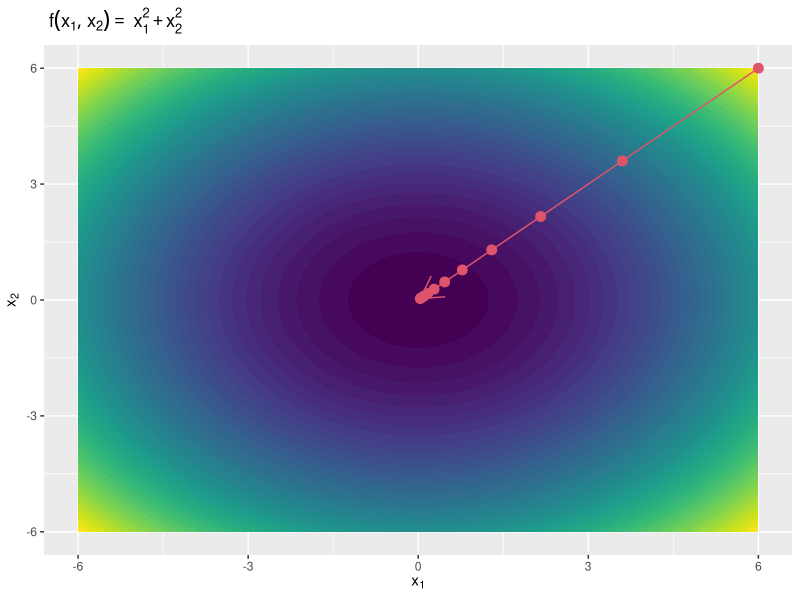

Recreate this plot in R.
setwd('~/Desktop/贝叶斯统计与计算/预习R代码/L10')

# 随机梯度下降法(Stochastic Gradient Descent)
# 广泛用于训练机器学习的各种模型
# 所有有监督机器学习算法的目标都是最好地估计一个将输入数据X映射到输出变量的目标函数
# 需要进行优化以找到一组系数，从而得到目标函数的最佳估计
# 损失函数(Cost function)

# 梯度下降法(Gradient descent)
# 梯度下降法是一种迭代优化算法
# 当尝试最小化函数f时，明显应选择下降最快的方向去优化函数

# Gradient descent algorithm in R
f <- function(x, y) {
  x^2 + y^2
}
dx <- function(x, y) {
  2 * x
}
dy <- function(x, y) {
  2 * y
}

num_iter <- 10
learning_rate <- 0.2 # 学习率/步长
x_val <- 6
y_val <- 6
updates_x <- c(x_val, rep(NA, num_iter))
updates_y <- c(y_val, rep(NA, num_iter))
updates_z <- c(f(x_val, y_val), rep(NA, num_iter))

# iterate
for (i in 1:num_iter) {
  dx_val = dx(x_val, y_val)
  dy_val = dy(x_val, y_val)
  x_val <- x_val - learning_rate * dx_val
  y_val <- y_val - learning_rate * dy_val
  z_val <- f(x_val, y_val)
  updates_x[i + 1] <- x_val
  updates_y[i + 1] <- y_val
  updates_z[i + 1] <- z_val
}

# plotting
m <- data.frame(x = updates_x, y = updates_y)
x <- seq(-6, 6, length = 100)
y <- x
g <- expand.grid(x, y)
z <- f(g[, 1], g[, 2])
f_long <- data.frame(x = g[, 1], y = g[, 2], z = z)
library(ggplot2)
# geom_contour_filled: 在2D图像中呈现3D可视化效果
# geom_path(): 将观测结果按照它们在数据中出现的顺序连接起来
ggplot(f_long, aes(x, y, z = z)) + geom_contour_filled(aes(fill = stat(level)), bins = 50) + 
  guides(fill = FALSE) + geom_path(data = m, aes(x, y, z = 0), col = 2, arrow = arrow()) + 
  geom_point(data = m, aes(x, y, z = 0), size = 3, col = 2) + xlab(expression(x[1])) + 
  ylab(expression(x[2])) + ggtitle(parse(text = paste0("~ f(x[1],x[2]) == ~ x[1]^2 + x[2]^2")))

# Gradient descent for linear regression in R
# Generate some data
beta0 <- 1
beta1 <- 3
sigma <- 1
n <- 10000
x <- rnorm(n, 3, 1)
y <- beta0 + x * beta1 + rnorm(n, mean = 0, sd = sigma)
X <- cbind(1, x)
# 生成一个n*2的矩阵，第一列均为1，第二列为x

# Make the cost function
lm.cost <- function(X, y, beta) {
  n <- length(y)
  loss <- sum((X %*% beta - y)^2) / (2 * n)
  return(loss)
}

# Calculate the gradient
lm.cost.grad <- function(X, y, beta) {
  n <- length(y)
  gradient <- (1/n) * (t(X) %*% (X %*% beta - y))
  # t(): 转置矩阵
  return(gradient)
}

graddesc.lm <- function(X, y, beta.init, alpha = 0.1, tol = 1e-05, max.iter = 100) {
  beta.old <- beta.init
  J <- betas <- list()
  # J: 用来存储每次迭代中损失函数值的列表
  # betas: 用来存储每次迭代中系数值的列表
  betas[[1]] <- beta.old
  J[[1]] <- lm.cost(X, y, beta.old)
  beta.new <- beta.old - alpha * lm.cost.grad(X, y, beta.old)
  betas[[2]] <- beta.new
  J[[2]] <- lm.cost(X, y, beta.new)
  iter <- 1
  while ((abs(lm.cost(X, y, beta.new) - lm.cost(X, y, beta.old)) > tol) & (iter < max.iter)) {
    beta.old <- beta.new
    beta.new <- beta.old - alpha * lm.cost.grad(X, y, beta.old)
    iter <- iter + 1
    betas[[iter + 1]] <- beta.new
    J[[iter + 1]] <- lm.cost(X, y, beta.new)
  }
  if (abs(lm.cost(X, y, beta.new) - lm.cost(X, y, beta.old)) > tol) {
    cat("Did not converge \n")
  } else {
    cat("Converged \n")
    cat("Iterated", iter, "times", "\n")
    cat("Coef: ", beta.new, "\n")
    return(list(coef = betas, cost = J, niter = iter))
  }
}

gd1 <- graddesc.lm(X, y, beta.init = c(0, 0))
gd2 <- graddesc.lm(X, y, beta.init = c(0, 0), alpha = 0.05)
gd3 <- graddesc.lm(X, y, beta.init = c(0, 0), alpha = 0.01)
gd4 <- graddesc.lm(X, y, beta.init = c(0, 0), alpha = 0.15)
gd5 <- graddesc.lm(X, y, beta.init = c(0, 0), alpha = 0.2)

# Compare with lm()
myLM <- lm(y ~ x)
myLM$coefficients

# 随机梯度下降法(Stochastic gradient descent)
# 在非常大的数据集上，梯度下降法可能会运行得很慢
# 梯度下降法的一次循环需要处理整个数据集
# 算法的一次迭代称为一次批量处理(one batch)，这种形式的梯度下降法被称为批量梯度下降法
# SGD对于每次训练的样本会更新参数

# SGD for linear regression
# 1.随机排列所有的训练数据
# 2.与批量梯度下降法中每次更新时用所有样本相对，随机梯度下降法中每次更新时用1个样本，随机也就是说用样本中的一个个体来近似所有的样本

# 当训练时间出现瓶颈时，使用随机梯度下降法(SGD)
